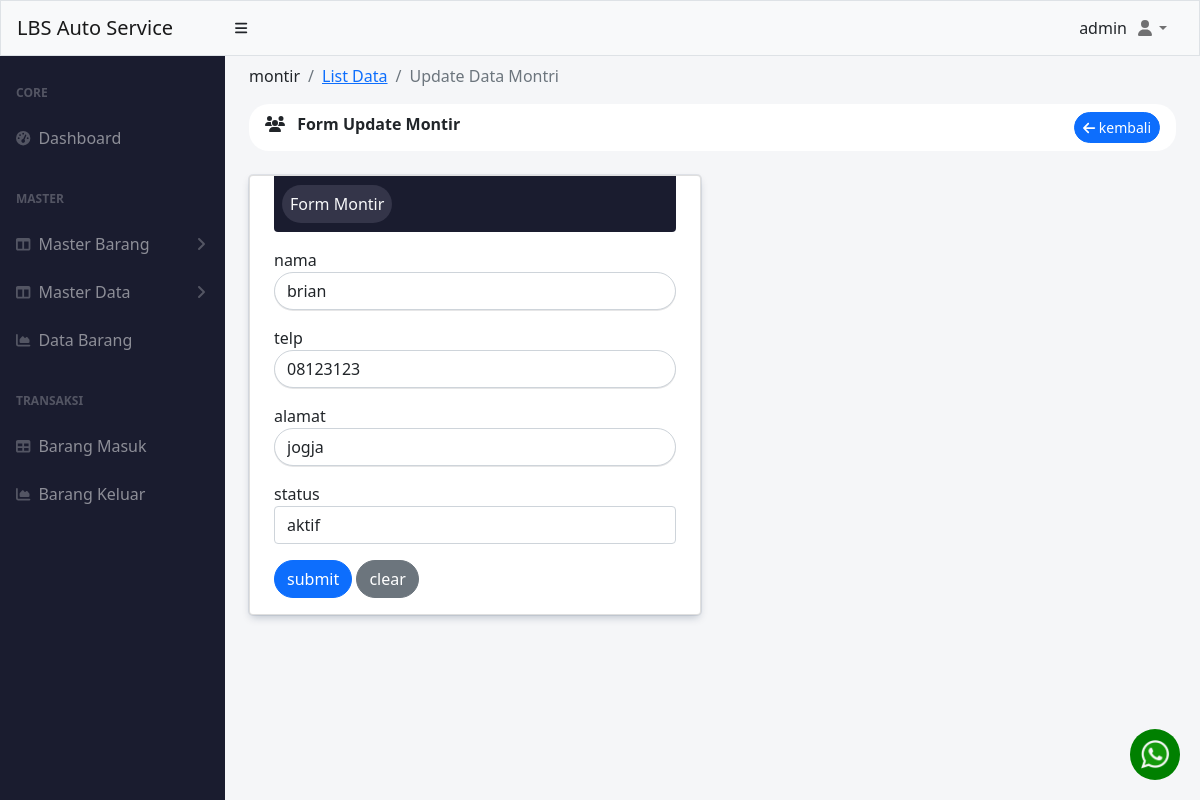
The app's page /index.php?montir=update&id=8 (signed in) with its own data.
### tables this page shows
CREATE TABLE `montir` (
  `id` int(11) NOT NULL,
  `nama` varchar(50) NOT NULL,
  `telp` char(20) NOT NULL,
  `alamat` varchar(255) NOT NULL,
  `status` enum('aktif','non-aktif') NOT NULL
);

### pages/master_data/montir/update.php (the view, shortened to what this page needs)
<?php
include './koneksi.php';
$id = $_GET['id'];
$query_select = mysqli_query($conn, "SELECT * FROM montir WHERE id='$id'");
$data = mysqli_fetch_assoc($query_select);
?>
<div class="container-fluid px-4 ">
    <ol class="breadcrumb pt-2">
        <li class="breadcrumb-item ">montir</li>
        <li class="breadcrumb-item"><a href="index.php?menu=montir">List Data</a></li>
        <li class="breadcrumb-item active">Update Data Montri</li>
    </ol>
    <div class="mb-4">
        <div class="card-header clearfix mb-3" style="border-radius: 20px ;background-color: white; border:0px;">
            <i class="fa-solid fa-users"></i>
            <span class="ms-2 fw-bolder"> Form Update Montir</span>
            <a href="index.php?menu=montir" class="btn btn-sm btn-primary float-end rounded-pill ">
                <i class="fa-solid fa-arrow-left"></i> kembali
            </a>
        </div>
    </div>
    <div class="row ">
        <div class="mb-4 col-md-6">
            <div class="card border-none" style="box-shadow: rgba(9, 30, 66, 0.25) 0px 4px 8px -2px, rgba(9, 30, 66, 0.08) 0px 0px 0px 1px;">
                <div class="rounded-bottom mx-4  py-3 px-2  text-light" style="background-color: #1a1c2f;">
                    <span class="p-2 rounded-pill flex" style="background-color: #343549;"> Form Montir</span>
                </div>
                <div class="card-body px-4">
                    <form action="" method="POST">
                        <div class="mb-3">
                            <label for="nama" class="form-label py-0 m-0">nama</label>
                            <input type="text" value="<?= $data['nama'] ?>" class="form-control rounded-pill border-none" id="nama" name="nama" placeholder="nama" required style="box-shadow: rgba(17, 17, 26, 0.1) 0px 1px 0px;">
                        </div>
                        <div class="mb-3">
                            <label for="telp" class="form-label py-0 m-0">telp</label>
                            <input type="number" value="<?= $data['telp'] ?>" class="form-control rounded-pill border-none" id="telp" name="telp" placeholder="ex: 08xxxxxxxxxx" required style="box-shadow: rgba(17, 17, 26, 0.1) 0px 1px 0px;">
                        </div>
                        <div class="mb-3">
                            <label for="alamat" class="form-label py-0 m-0">alamat</label>
                            <input type="text" value="<?= $data['alamat'] ?>" class="form-control rounded-pill border-none" id="alamat" name="alamat" placeholder="alamat" required style="box-shadow: rgba(17, 17, 26, 0.1) 0px 1px 0px;">
                        </div>
                        <div class="mb-3">
                            <label for="status" class="form-label py-0 m-0">status</label>
                            <select name="status" id="status" class="form-control">
                                <?php
                                if ($data['status'] == 'aktif') {
                                ?>
                                    <option value="aktif" selected>aktif</option>
                                <?php
                                } elseif ($data['status'] = 'non-aktif') {
                                ?>
                                    <option value="non-aktif" selected>non-aktif</option>
                                <?php
                                }
                                ?>
                            </select>
                        </div>
                        <button name="submit" name="submit" class="btn btn-primary rounded-pill">submit</button>
                        <button class="btn btn-secondary rounded-pill">clear</button>
                    </form>
                </div>
            </div>
        </div>
    </div>
</div>

### records on screen
montir: nama "brian", telp "08123123", alamat "jogja", status "aktif"

### other values on screen
$varSession['username'] "admin"
